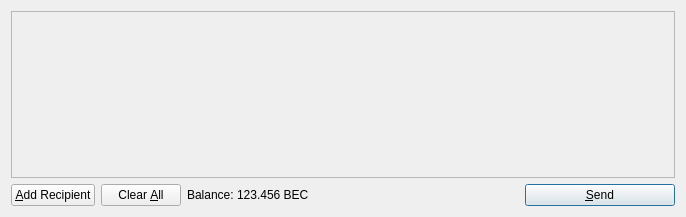
<?xml version="1.0" encoding="UTF-8"?>
<ui version="4.0">
 <class>SendCoinsDialog</class>
 <widget class="QDialog" name="SendCoinsDialog">
  <property name="geometry">
   <rect>
    <x>0</x>
    <y>0</y>
    <width>686</width>
    <height>217</height>
   </rect>
  </property>
  <property name="windowTitle">
   <string>Send Coins</string>
  </property>
  <layout class="QVBoxLayout" name="verticalLayout">
   <item>
    <widget class="QScrollArea" name="scrollArea">
     <property name="widgetResizable">
      <bool>true</bool>
     </property>
     <widget class="QWidget" name="scrollAreaWidgetContents">
      <property name="geometry">
       <rect>
        <x>0</x>
        <y>0</y>
        <width>666</width>
        <height>165</height>
       </rect>
      </property>
      <layout class="QVBoxLayout" name="verticalLayout_2">
       <property name="margin">
        <number>0</number>
       </property>
       <item>
        <layout class="QVBoxLayout" name="entries">
         <property name="spacing">
          <number>6</number>
         </property>
        </layout>
       </item>
       <item>
        <spacer name="verticalSpacer">
         <property name="orientation">
          <enum>Qt::Vertical</enum>
         </property>
         <property name="sizeHint" stdset="0">
          <size>
           <width>20</width>
           <height>40</height>
          </size>
         </property>
        </spacer>
       </item>
      </layout>
     </widget>
    </widget>
   </item>
   <item>
    <layout class="QHBoxLayout" name="horizontalLayout">
     <item>
      <widget class="QPushButton" name="addButton">
       <property name="toolTip">
        <string>Send to multiple recipients at once</string>
       </property>
       <property name="text">
        <string>&amp;Add Recipient</string>
       </property>
       <property name="icon">
        <iconset resource="../bitcoin.qrc">
         <normaloff>:/icons/add</normaloff>:/icons/add</iconset>
       </property>
       <property name="autoDefault">
        <bool>false</bool>
       </property>
      </widget>
     </item>
     <item>
      <widget class="QPushButton" name="clearButton">
       <property name="sizePolicy">
        <sizepolicy hsizetype="Minimum" vsizetype="Fixed">
         <horstretch>0</horstretch>
         <verstretch>0</verstretch>
        </sizepolicy>
       </property>
       <property name="toolTip">
        <string>Remove all transaction fields</string>
       </property>
       <property name="text">
        <string>Clear &amp;All</string>
       </property>
       <property name="icon">
        <iconset resource="../bitcoin.qrc">
         <normaloff>:/icons/remove</normaloff>:/icons/remove</iconset>
       </property>
       <property name="autoRepeatDelay">
        <number>300</number>
       </property>
       <property name="autoDefault">
        <bool>false</bool>
       </property>
      </widget>
     </item>
     <item>
      <layout class="QHBoxLayout" name="horizontalLayout_2">
       <property name="spacing">
        <number>3</number>
       </property>
       <item>
        <widget class="QLabel" name="label">
         <property name="text">
          <string>Balance:</string>
         </property>
        </widget>
       </item>
       <item>
        <widget class="QLabel" name="labelBalance">
         <property name="cursor">
          <cursorShape>IBeamCursor</cursorShape>
         </property>
         <property name="text">
          <string>123.456 BEC</string>
         </property>
         <property name="textInteractionFlags">
          <set>Qt::LinksAccessibleByMouse|Qt::TextSelectableByKeyboard|Qt::TextSelectableByMouse</set>
         </property>
        </widget>
       </item>
      </layout>
     </item>
     <item>
      <spacer name="horizontalSpacer">
       <property name="orientation">
        <enum>Qt::Horizontal</enum>
       </property>
       <property name="sizeHint" stdset="0">
        <size>
         <width>40</width>
         <height>20</height>
        </size>
       </property>
      </spacer>
     </item>
     <item>
      <widget class="QPushButton" name="sendButton">
       <property name="minimumSize">
        <size>
         <width>150</width>
         <height>0</height>
        </size>
       </property>
       <property name="toolTip">
        <string>Confirm the send action</string>
       </property>
       <property name="text">
        <string>&amp;Send</string>
       </property>
       <property name="icon">
        <iconset resource="../bitcoin.qrc">
         <normaloff>:/icons/send</normaloff>:/icons/send</iconset>
       </property>
       <property name="default">
        <bool>true</bool>
       </property>
      </widget>
     </item>
    </layout>
   </item>
  </layout>
 </widget>
 <resources>
  <include location="../bitcoin.qrc"/>
 </resources>
 <connections/>
</ui>
